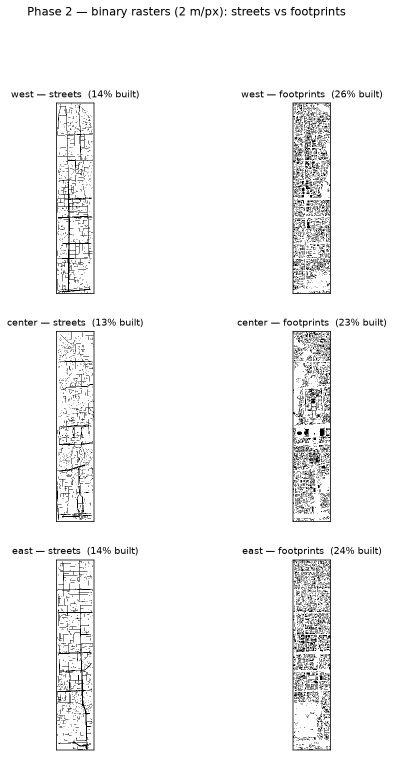
#> input picture results/figures/phase2_rasters_overview.png, 787 x 1514 px (shown at 1/2 size)
$ python check_design.py ../results/figures/phase2_rasters_overview.png
#> lines starting #> are read from the running program, lines starting #| are printed output that depends on the picture; after the words box and inside, x2 and y2 are one past the last pixel; in counts of white or black regions, pixels touching at a corner belong together
### src/boxcount.py
"""
boxcount.py — fractal (box-counting) dimension.  [PHASE 3]

WHAT THIS MODULE DOES
    For each binary raster it covers the image with boxes of side ε (in pixels), counts how
    many boxes contain any structure, N(ε), for ε = 1,2,4,...,512, and fits the straight line
        log N(ε)  =  D * log(1/ε)  +  c
    over a justified middle range. The slope D is the box-counting dimension. It reports D, a
    95% confidence interval, and R², and SAVES a log-log plot for every computation.

    Run it with:  python src/boxcount.py

HOW THE COUNT IS DONE (efficiently)
    To count boxes of side s that contain structure, we shrink the image by taking the MAX of
    each s x s block (skimage.block_reduce). A block becomes 1 if ANY pixel in it was 1. Summing
    the shrunk image = number of occupied boxes = N(s). Fast and exact.

READING THE RESULT
    D near 1 = line-like/sparse; D near 2 = area-filling. A HIGH R² means the pattern really is
    scale-invariant over that range (a true fractal signature); a low R² is a warning that a
    single dimension does not describe the pattern and we must pick the linear range by eye.
"""
from __future__ import annotations

import numpy as np
import rasterio
from scipy import stats
from skimage.measure import block_reduce
import matplotlib
matplotlib.use("Agg")
import matplotlib.pyplot as plt

import config


def load_binary(path) -> np.ndarray:
    with rasterio.open(path) as src:
        return (src.read(1) > 0).astype(np.uint8)


def box_counts(arr: np.ndarray, sizes: list[int]) -> np.ndarray:
    """N(ε) for each box size: number of ε x ε boxes containing any structure."""
    counts = []
    for s in sizes:
        if s == 1:
            counts.append(int(arr.sum()))
        else:
            reduced = block_reduce(arr, (s, s), func=np.max, cval=0)
            counts.append(int(reduced.sum()))
    return np.array(counts, dtype=float)


def fit_dimension(sizes: np.ndarray, counts: np.ndarray,
                  lo: int, hi: int) -> dict:
    """Least-squares fit of log N vs log(1/ε) over [lo, hi]. Returns D, 95% CI, R²."""
    m = (sizes >= lo) & (sizes <= hi) & (counts > 0)
    x = -np.log(sizes[m])          # log(1/ε)
    y = np.log(counts[m])          # log N
    res = stats.linregress(x, y)
    n = int(m.sum())
    tcrit = stats.t.ppf(0.975, n - 2) if n > 2 else np.nan
    ci = tcrit * res.stderr
    return {
        "D": res.slope, "ci": ci, "ci_low": res.slope - ci, "ci_high": res.slope + ci,
        "r2": res.rvalue ** 2, "n_points": n, "lo": lo, "hi": hi,
        "intercept": res.intercept, "mask": m,
    }


# [90 lines left out: functions plot_loglog, analyze, main, not called in this run]


# [2 lines that do not run on import are left out]

### src/lacunarity.py
"""
lacunarity.py — gliding-box lacunarity.  [PHASE 4]

WHAT THIS MODULE DOES
    For each binary raster it computes the lacunarity curve Λ(r) for r = 8..512 px using the
    classic Allain & Cloitre gliding-box method, made memory-safe with a summed-area table.
    It outputs the FULL curve per raster (never a single number), a density-independent
    normalized curve, plots, and a table.

    Run it with:  python src/lacunarity.py

THE MATH, SIMPLY
    For box side r, slide it over every position and record the mass m (number of built pixels
    inside). Then  Λ(r) = mean(m²) / mean(m)²  = 1 + Var(m)/Mean(m)².
      Λ = 1        -> every box holds the same amount (perfectly even texture)
      Λ large      -> some boxes full, some empty (clumpy, gappy texture)
    At r = 1, Λ = 1/p exactly (p = built fraction), i.e. pure density. So the curve starts high
    (density) and falls toward 1 as boxes grow and average out the gaps.

MEMORY-SAFE COUNTING (summed-area table / integral image)
    Precompute I, the cumulative sum of the image. Then the sum inside ANY r x r box is just
    four lookups: I[a+r,b+r] - I[a,b+r] - I[a+r,b] + I[a,b]. We get every box's mass with pure
    array arithmetic — no giant stack of windows (which would exhaust RAM).
"""
from __future__ import annotations

import numpy as np
import pandas as pd
import rasterio
import matplotlib
matplotlib.use("Agg")
import matplotlib.pyplot as plt

import config


def load_binary(path) -> np.ndarray:
    with rasterio.open(path) as src:
        return (src.read(1) > 0).astype(np.float64)


def gliding_box_masses(arr: np.ndarray, r: int) -> np.ndarray:
    """All r x r box masses via a summed-area table. Returns a 2D array of masses."""
    H, W = arr.shape
    if r > H or r > W:
        return np.array([])  # box bigger than image; skip
    integral = np.zeros((H + 1, W + 1), dtype=np.float64)
    integral[1:, 1:] = arr.cumsum(axis=0).cumsum(axis=1)
    # sum over every box whose top-left is (i, j), i in 0..H-r, j in 0..W-r
    masses = (integral[r:, r:] - integral[:-r, r:]
              - integral[r:, :-r] + integral[:-r, :-r])
    return masses


def lacunarity_at(arr: np.ndarray, r: int) -> float:
    masses = gliding_box_masses(arr, r)
    if masses.size == 0:
        return np.nan
    mean = masses.mean()
    if mean == 0:
        return np.nan
    return float((masses ** 2).mean() / mean ** 2)


# [81 lines left out: functions lacunarity_curve, analyze, plot_curves, main, not called in this run]


# [2 lines that do not run on import are left out]

### src/check_design.py
"""
check_design.py — score a design against the measured fabric benchmarks.  [PHASE 10]

The analysis-to-design loop: model an infill design in Grasshopper, export its footprints
(GeoJSON) or a plan image (PNG), and run this. It rasterizes the design at the project's
standard 2 m/pixel, computes its box-counting dimension Dᵦ and lacunarity curve Λ(r), and
compares them to the REAL per-tile benchmarks from Phases 5 and 8 — so you can re-tune the
design toward a target texture (e.g. hutong fine grain Λ(64 m) ≈ 1.2, not megastructure ≈ 3.0).

    python src/check_design.py my_design.geojson --target hutong
    python src/check_design.py plan.png --res 2 --target tonglau

Benchmarks are computed live from results/tables/, so they always match the study.
"""
from __future__ import annotations

import argparse
from pathlib import Path

import geopandas as gpd
import numpy as np
import pandas as pd
from rasterio.transform import from_origin
import matplotlib
matplotlib.use("Agg")
import matplotlib.pyplot as plt

import config
from rasterize import burn
from boxcount import box_counts, fit_dimension
from lacunarity import lacunarity_at
import viz

LAC_R = config.TILE_LAC_RADII                     # [4,8,16,32,64] px = [8,16,32,64,128] m
HEADLINE_R = 32                                   # 64 m — the paper's headline scale
# friendly target name -> (source table, key, label)
TARGETS = {
    "hutong": ("bj", "west", "Beijing hutong (fine)"),
    "axis": ("bj", "center", "Beijing Axis"),
    "commercial": ("bj", "east", "Beijing commercial"),
    "tonglau": ("hk", "shamshuipo", "HK Sham Shui Po (fine)"),
    "ssp": ("hk", "shamshuipo", "HK Sham Shui Po (fine)"),
    "megastructure": ("hk", "tseungkwano", "HK Tseung Kwan O (podium)"),
    "tko": ("hk", "tseungkwano", "HK Tseung Kwan O (podium)"),
}


def load_benchmarks() -> dict:
    """Per-zone median Dᵦ and Λ(r) curve, computed from the saved per-tile tables."""
    bench = {}
    for tbl, keycol, tag in [("phase5_tile_metrics.csv", "zone", "bj"),
                             ("phase8_hk_tile_metrics.csv", "unit", "hk")]:
        df = pd.read_csv(config.TABLES / tbl)
        fp = df[df.rep == "footprints"]
        for key, grp in fp.groupby(keycol):
            bench[(tag, key)] = {
                "Db": grp["Db"].median(),
                "lam": {r: grp[f"lam{r}"].median() for r in LAC_R},
            }
    return bench


def rasterize_design(path: Path, crs_override: str | None, res: float) -> np.ndarray:
    """Rasterize a design (GeoJSON polygons OR a plan image) to a binary 2 m/px array."""
#> called with res = 2
    if path.suffix.lower() in (".geojson", ".json", ".gpkg", ".shp"):
        g = gpd.read_file(path)
        if crs_override:
            g = g.set_crs(crs_override, allow_override=True)
        if g.crs is None:
            raise SystemExit("Design has no CRS — pass --crs (e.g. --crs EPSG:2326).")
        if g.crs.is_geographic:                      # degrees -> project to metres
            g = g.to_crs(g.estimate_utm_crs())
        minx, miny, maxx, maxy = g.total_bounds
        w = int(np.ceil((maxx - minx) / res)); h = int(np.ceil((maxy - miny) / res))
        transform = from_origin(minx, maxy, res, res)
        return burn(g.geometry.values, transform, (h, w))
    # else: a plan image — grayscale, threshold; res is m/pixel (default 2)
    img = plt.imread(path)
#> img is the input picture: shape (1514, 787, 4) float32; mean R, G, B, A 0.959, 0.959, 0.959, 1
    if img.ndim == 3:
        img = img[..., :3].mean(axis=2)
#> img: shape (1514, 787) float32
    return (img > 0.5 * img.max()).astype(np.uint8)
#> returned value: shape (1514, 787); values 0 (black) and 1 (white), 95.6% white; black in thin lines or dots


def design_metrics(arr: np.ndarray) -> dict:
    H, W = arr.shape
#> H = 1514; W = 787
    sizes = np.array([s for s in config.TILE_BOX_SIZES if s <= min(H, W) // 2] or [1, 2, 4])
#> sizes = [1, 2, 4, 8, 16, 32, 64]
    counts = box_counts(arr, list(sizes))
#> the loop in box_counts, `for s in sizes:` made 7 passes
#> s on passes 3 to 7: 4, 8, 16, 32, 64
#> pass 2, in box_counts, `reduced = block_reduce(arr, (s, s), func=np.max, cval=0)`:
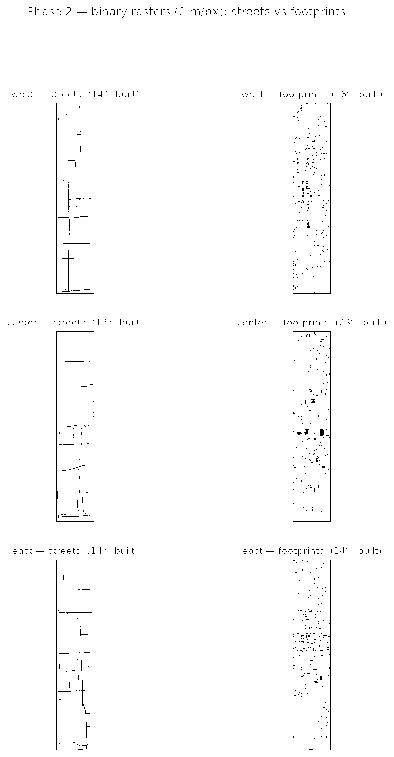
#> reduced: shape (757, 394); values 0 (black) and 1 (white), 98.8% white; black in thin lines or dots
#> pass 3, in box_counts, `reduced = block_reduce(arr, (s, s), func=np.max, cval=0)`:
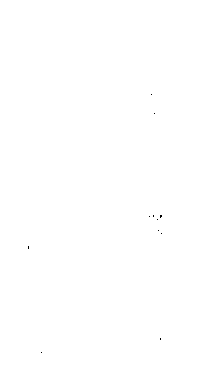
#> reduced: shape (379, 197); values 0 (black) and 1 (white), 100% white; black in thin lines or dots, all inside (x1, y1, x2, y2) = (28, 94, 162, 353)
#> after the loop in box_counts, `for s in sizes:`: counts = [1139575, 294807, 74644, 18810, 4750, 1200, 312]
#> counts = [1139575, 294807, 74644, 18810, 4750, 1200, 312]
    lo = max(2, config.TILE_BOX_FIT_MIN_PX); hi = min(config.TILE_BOX_FIT_MAX_PX, int(sizes.max()))
#> after `hi = min(config.TILE_BOX_FIT_MAX_PX, int(sizes.max()))`: hi = 32
    fit = fit_dimension(sizes, counts, lo, hi)
#> in fit_dimension, `m = (sizes >= lo) & (sizes <= hi) & (counts > 0)`: m = [False, True, True, True, True, True, False]
#> in fit_dimension, `x = -np.log(sizes[m])`: x = [-0.693, -1.39, -2.08, -2.77, -3.47]
#> in fit_dimension, `y = np.log(counts[m])`: y = [12.59, 11.22, 9.84, 8.47, 7.09]
#> in fit_dimension, `res = stats.linregress(x, y)`: res = (1.99, 13.97, 1, 4.29e-11, 0.000534)
#> in fit_dimension, `n = int(m.sum())`: n = 5
#> in fit_dimension, `tcrit = stats.t.ppf(0.975, n - 2) if n > 2 else np.nan`: tcrit = 3.18
#> in fit_dimension, `ci = tcrit * res.stderr`: ci = 0.0017
#> fit = 10 items
    return {"Db": fit["D"], "r2": fit["r2"], "built": float(arr.mean()),
            "lam": {r: lacunarity_at(arr, r) for r in LAC_R}, "shape": (H, W)}


# [68 lines left out: function report, not called in this run]


def main() -> None:
    ap = argparse.ArgumentParser(description="Score a design's texture against measured benchmarks.")
    ap.add_argument("design", help="GeoJSON of footprints, or a plan image (PNG)")
    ap.add_argument("--crs", default=None, help="CRS of the design if the file lacks one (e.g. EPSG:2326)")
    ap.add_argument("--res", type=float, default=config.RASTER_RES_M, help="m/pixel for image input")
    ap.add_argument("--target", default=None, help=f"tune toward: {', '.join(sorted(TARGETS))}")
    args = ap.parse_args()

    arr = rasterize_design(Path(args.design), args.crs, args.res)
    if arr.sum() == 0:
        raise SystemExit("Rasterized design is empty — check the input/CRS/resolution.")
    dm = design_metrics(arr)
#> dm = 5 items
    out_png = config.FIGURES / f"phase10_designcheck_{Path(args.design).stem}.png"
    report(dm, load_benchmarks(), args.target, out_png)


if __name__ == "__main__":
#> (the run stopped early here; a loop or call above may not have finished)

$ run again, with results/figures/phase1_audit_density_heatmaps.png copied over results/figures/phase2_rasters_overview.png
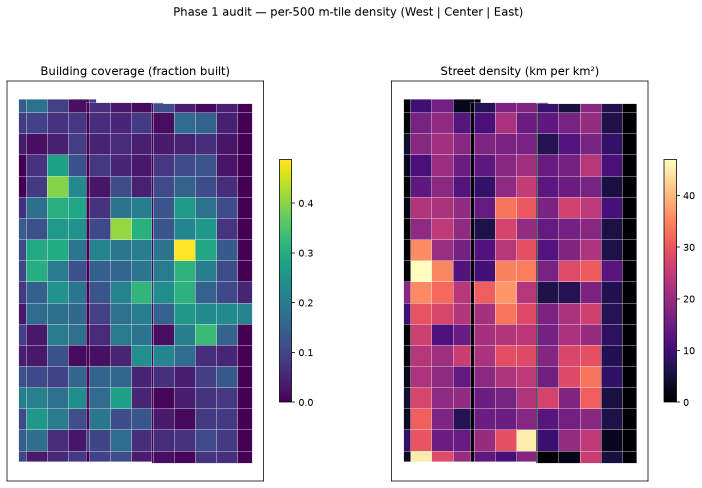
#> input picture results/figures/phase1_audit_density_heatmaps.png, 1404 x 976 px (shown at 1/2 size)
#> in rasterize_design, img is the input picture: shape (976, 1404, 4) float32; mean R, G, B, A 0.677, 0.62, 0.718, 1
#> img: shape (976, 1404) float32
#> in rasterize_design, `return (img > 0.5 * img.max()).astype(np.uint8)`:
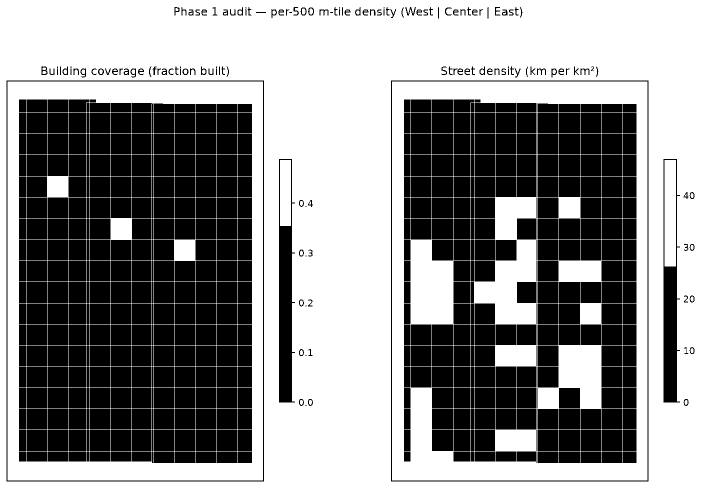
#> returned value: shape (976, 1404) (shown at 1/2 size); values 0 (black) and 1 (white), 55.6% white; 609 black regions (16 under 20 px), largest, box (x1, y1, x2, y2) and area: (558, 318, 590, 805) 9818, (1327, 318, 1360, 805) 8310, (13, 161, 528, 963) 5252
#> the loop in box_counts, `for s in sizes:` made 7 passes
#> s on passes 3 to 7: 4, 8, 16, 32, 64
#> pass 3, in box_counts, `reduced = block_reduce(arr, (s, s), func=np.max, cval=0)`:
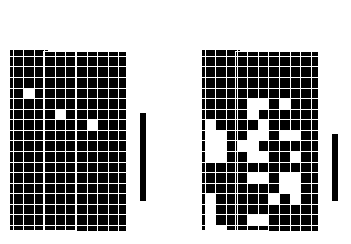
#> reduced: shape (244, 351); values 0 (black) and 1 (white), 63.8% white; 415 black regions (24 under 20 px), largest, box (x1, y1, x2, y2) and area: (140, 113, 146, 201) 528, (332, 134, 338, 201) 402, (24, 67, 34, 77) 100
#> after the loop in box_counts, `for s in sizes:`: counts = [762362, 201738, 54621, 15382, 4603, 1339, 352]
#> m = [False, True, True, True, True, True, False]
#> x = [-0.693, -1.39, -2.08, -2.77, -3.47]
#> y = [12.21, 10.91, 9.64, 8.43, 7.2]
#> res = (1.8, 13.43, 1, 1.49e-06, 0.0158)
#> n = 5
#> tcrit = 3.18
#> ci = 0.0504
#> fit = 10 items
#> dm = 5 items
